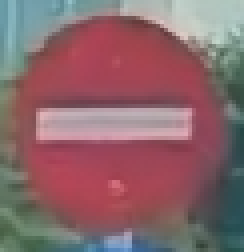
#> input picture sign_templates/circle/Cam_Di_Nguoc_Chieu_0.png, 61 x 63 px (shown 4 times larger)
$ python main.py
#> lines starting #> are read from the running program, lines starting #| are printed output that depends on the picture
### sign_tracker.py
import cv2
import numpy as np

from constants import *

class SignTracker:
    def __init__(self, max_lost=MAX_LOST, iou_threshold=IOU_THRESHOLD, max_shift=50):
        self.trackers = {}
        self.next_id = 0
        self.lost_counts = {}
        self.labels = {}
        self.scores = {}
        self.prev_boxes = {}
        self.updated_boxes = {}
        self.max_lost = max_lost
        self.iou_threshold = iou_threshold
        self.max_shift = max_shift
        self._last_frame = None

    def set_last_frame(self, frame):
        self._last_frame = frame

    # [152 lines left out: functions _iou, is_bbox_mostly_outside, is_bbox_resized_abnormally, is_meaningful_patch, is_inside_or_outside_existing_box, is_large_shift and 2 more, not called in this run]

### main.py
import cv2
import numpy as np
import matplotlib.pyplot as plt
from collections import deque

from constants import *
from utils import *
from sign_tracker import *

class TrafficSignRecognizer:
    def __init__(self):
        self.frame_count = 0
        self.sign_tracker = SignTracker()
        self.sift = cv2.SIFT_create()
        self.matcher = cv2.FlannBasedMatcher(index_params, search_params)
        self.recent_checked_boxes = deque(maxlen=50)
        self.templates = {
            "circle": self.load_templates("sign_templates/circle"),
            "triangle": self.load_templates("sign_templates/triangle"),
            "rectangle": self.load_templates("sign_templates/rectangle"),
        }

    def load_templates(self, folder_path):
#> called with folder_path = 'sign_templates/circle'
        templates = []
        for filename in os.listdir(folder_path):
            if filename.endswith(".jpg") or filename.endswith(".png"):
                path = os.path.join(folder_path, filename)
                img = cv2.imread(path, cv2.IMREAD_GRAYSCALE)
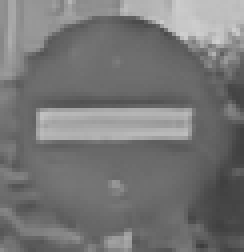
#> img: shape (63, 61) (shown 4 times larger); min 61, max 207, mean 117.8
                if img is None:
                    continue

                kp, des = self.sift.detectAndCompute(img, None)
#> kp = 28 keypoints; strongest (x, y, size): (13, 31, 6), (43, 31, 6.4), (11, 29, 2.3), (46, 33, 2.4)
                if des is None or len(des) < 2:
                    continue

                templates.append({
                    "name": filename,
                    "image": img,
                    "keypoints": kp,
                    "descriptors": des
                })
#> pass 2 of the loop in load_templates, `for filename in os.listdir(folder_path):`:
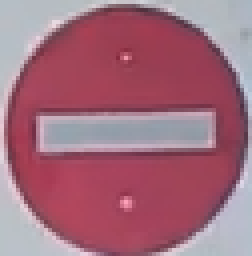
#> input picture sign_templates/circle/Cam_Di_Nguoc_Chieu_1.png, 63 x 64 px (shown 4 times larger)
#> in load_templates, `img = cv2.imread(path, cv2.IMREAD_GRAYSCALE)`:
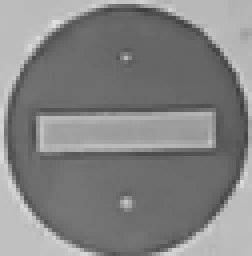
#> img: shape (64, 63) (shown 4 times larger); min 61, max 223, mean 131.6
#> kp = 21 keypoints; strongest (x, y, size): (31, 51, 1.8), (14, 6, 1.8), (11, 30, 2.2), (10, 36, 2)
#> pass 3 of the loop in load_templates, `for filename in os.listdir(folder_path):`:
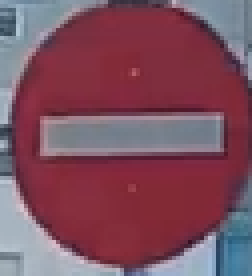
#> input picture sign_templates/circle/Cam_Di_Nguoc_Chieu_2.png, 63 x 69 px (shown 4 times larger)
#> in load_templates, `img = cv2.imread(path, cv2.IMREAD_GRAYSCALE)`:
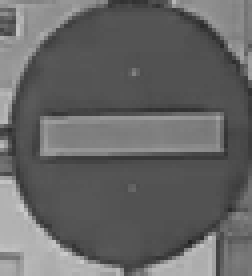
#> img: shape (69, 63) (shown 4 times larger); min 34, max 203, mean 101.8
#> kp = 19 keypoints; strongest (x, y, size): (51, 62, 3.3), (19, 62, 1.9), (11, 37, 2.4), (44, 63, 1.8)
#> the loop made 4 passes; the first 3 are shown

        return templates

    # [362 lines left out: functions is_existed, feature_match_sift, non_max_suppression, preprocess, extract_mask_color, classify_circle_sign_by_color_ratio and 4 more, not called in this run]

if __name__ == "__main__":
    tracker = TrafficSignRecognizer()
#> (the run stopped early here; a loop or call above may not have finished)
